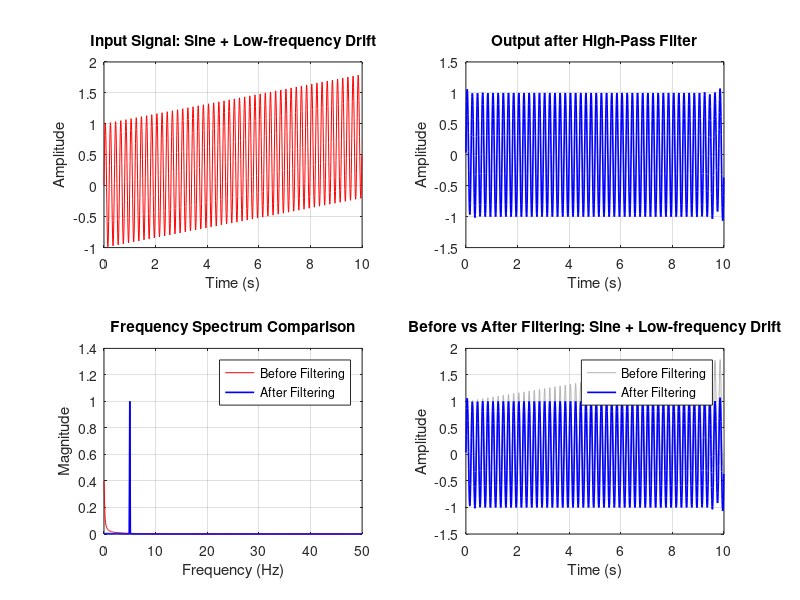

Recreate this plot in MATLAB. (Note: this script raises an error after producing the figure.)
clc;
clear;
close all;

%% 1. INPUT SIGNAL
fs = 100;
t = 0:1/fs:9.99;
N = length(t);

rng(1);

% Case 1: Sine + Random Noise
s1 = sin(2*pi*1*t);
x1 = s1 + 0.25*randn(size(t));

% Case 2: Sine + High-frequency Noise
s2 = sin(2*pi*1*t);
x2 = s2 + 0.35*sin(2*pi*20*t);

% Case 3: Step + Random Noise
s3 = double(t >= 5);
x3 = s3 + 0.2*randn(size(t));

% Case 4: Sine + Spike Noise
s4 = sin(2*pi*1*t);
x4 = s4;
idx4 = [100 300 600 800];
x4(idx4) = x4(idx4) + [2 -2 2 -2];

% Case 5: Sine + Low-frequency Drift
s5 = sin(2*pi*5*t);
x5 = s5 + 0.8*(t/max(t));

% Case 6: Sine + High-frequency Noise + Spike Noise
s6 = sin(2*pi*1*t);
x6 = s6 + 0.25*sin(2*pi*20*t);
idx6 = [100 300 600 800];
x6(idx6) = x6(idx6) + [2 -2 2 -2];

% Store all signals
cleanSignals = [s1; s2; s3; s4; s5; s6];
inputSignals = [x1; x2; x3; x4; x5; x6];

signalNames = {
    'Sine + Random Noise'
    'Sine + High-frequency Noise'
    'Step + Random Noise'
    'Sine + Spike Noise'
    'Sine + Low-frequency Drift'
    'Sine + High-frequency Noise + Spike Noise'
};

%% 2. SELECT INPUT SIGNAL
fprintf('============================================\n');
fprintf('          High-Pass Filter System\n');
fprintf('============================================\n');
fprintf('1. Sine + Random Noise\n');
fprintf('2. Sine + High-frequency Noise\n');
fprintf('3. Step + Random Noise\n');
fprintf('4. Sine + Spike Noise\n');
fprintf('5. Sine + Low-frequency Drift\n');
fprintf('6. Sine + High-frequency Noise + Spike Noise\n');

choice = input('Select signal (1-6): ');

if isempty(choice) || ~isscalar(choice) || ...
        ~isfinite(choice) || choice ~= floor(choice) || ...
        choice < 1 || choice > 6
    error('Please select a valid signal from 1 to 6.');
end

s = cleanSignals(choice,:);
x = inputSignals(choice,:);
signalName = signalNames{choice};

%% 3. HIGH-PASS FILTER
% Butterworth High-Pass Filter
filterOrder = 4;
fc = 2;                     % Cutoff frequency (Hz)
Wn = fc/(fs/2);             % Normalized cutoff frequency

[b,a] = butter(filterOrder, Wn, 'high');

% Apply zero-phase filtering
y = filtfilt(b, a, x);

%% 4. MSE CALCULATION
mseBefore = mean((x - s).^2);
mseAfter = mean((y - s).^2);

fprintf('\n========== MSE RESULTS ==========\n');
fprintf('Selected Signal: %s\n', signalName);
fprintf('Filter Type: Butterworth High-Pass Filter\n');
fprintf('Filter Order: %d\n', filterOrder);
fprintf('Cutoff Frequency = %.2f Hz\n', fc);
fprintf('MSE Before Filtering = %.6f\n', mseBefore);
fprintf('MSE After Filtering  = %.6f\n', mseAfter);

if mseAfter < mseBefore
    fprintf('Result: High-pass filter reduced the MSE.\n');
elseif mseAfter > mseBefore
    fprintf('Result: High-pass filter increased the MSE.\n');
else
    fprintf('Result: MSE remained unchanged.\n');
end

fprintf('=================================\n');

%% 5. FREQUENCY SPECTRUM
Xfft = fft(x);
Yfft = fft(y);

halfN = floor(N/2) + 1;
f = (0:halfN-1)*(fs/N);

Xmag = abs(Xfft(1:halfN))/N;
Ymag = abs(Yfft(1:halfN))/N;

% Convert to one-sided amplitude spectrum
if rem(N,2) == 0
    Xmag(2:end-1) = 2*Xmag(2:end-1);
    Ymag(2:end-1) = 2*Ymag(2:end-1);
else
    Xmag(2:end) = 2*Xmag(2:end);
    Ymag(2:end) = 2*Ymag(2:end);
end

%% 6. PLOT RESULTS
figure('Name','High-Pass Filter System', ...
       'NumberTitle','off');

% Plot 1: Input Signal
subplot(2,2,1);
plot(t,x,'r');
grid on;
title(['Input Signal: ' signalName]);
xlabel('Time (s)');
ylabel('Amplitude');

% Plot 2: Filtered Output
subplot(2,2,2);
plot(t,y,'b','LineWidth',1.2);
grid on;
title('Output after High-Pass Filter');
xlabel('Time (s)');
ylabel('Amplitude');

% Plot 3: Frequency Spectrum Comparison
subplot(2,2,3);
plot(f,Xmag,'r');
hold on;
plot(f,Ymag,'b','LineWidth',1.2);
hold off;
grid on;
title('Frequency Spectrum Comparison');
xlabel('Frequency (Hz)');
ylabel('Magnitude');
legend('Before Filtering','After Filtering');
xlim([0 fs/2]);

% Plot 4: Before vs After Filtering
subplot(2,2,4);
plot(t,x,'Color',[0.7 0.7 0.7]);
hold on;
plot(t,y,'b','LineWidth',1.2);
hold off;
grid on;
title(['Before vs After Filtering: ' signalName]);
xlabel('Time (s)');
ylabel('Amplitude');
legend('Before Filtering','After Filtering', ...
       'Location','best');

sgtitle('High-Pass Filter System');
